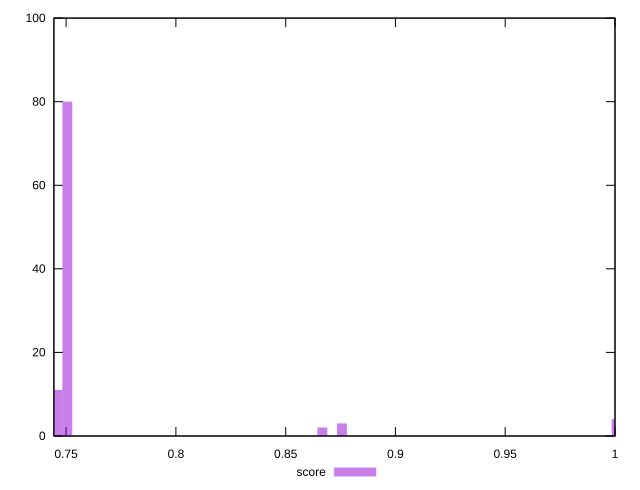

gnuplot code for this plot:
reset
set terminal svg size 640, 490
set output "reprap/uses-http2/samples/pages+cached+noexternal+nocss/score/histogram.svg"

$score <<EOF
0.7502576370549044 80
0.8760493366808765 3
1.0018410363068484 4
0.8670642152790213 2
0.7457650763539769 11
EOF

set key outside below
set boxwidth 0.004492560700927572
set yrange [0:100]
set style fill transparent solid 0.5 noborder

plot \
  $score title "score" with boxes, \


reset
